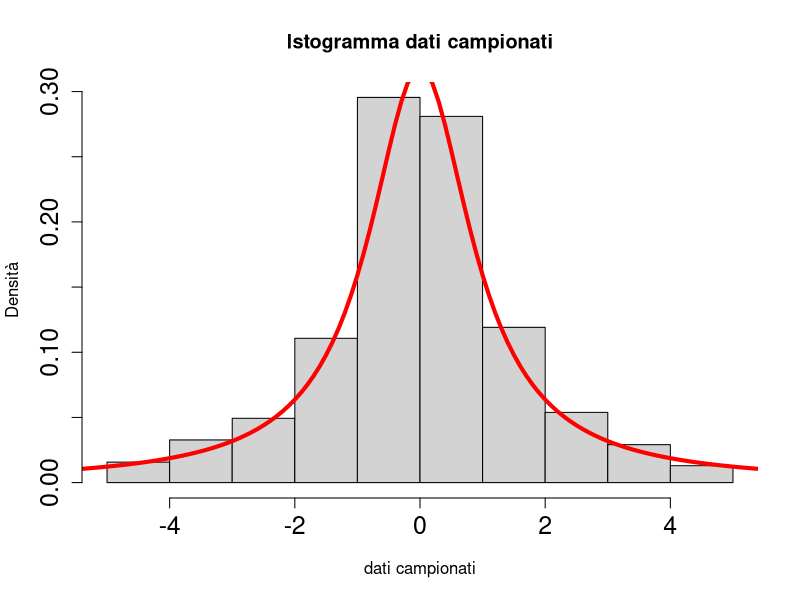

Write the R code that produced this figure. (Note: this script raises an error after producing the figure.)

N = 5000
u = runif(N)
x.samples = tan(pi*(u - 0.5))

x_ = seq(-1000,1000,by=0.1)
f = 1/pi*(1/(1+x_^2))

# Zoom intorno a 0
x_ = seq(-10,10,by=0.1)
f = 1/pi*(1/(1+x_^2))

pdf("F_inversa.pdf")
hist(x.samples[x.samples>-5 & x.samples<5], prob=T,
     main="Istogramma dati campionati",
     xlab= "dati campionati", ylab="Densità",yaxt="n", xaxt="n",frame.plot = F)
lines(x_, f, lwd=4, col='red')
axis(2, cex.axis=1.5)
axis(1, cex.axis=1.5)
dev.off()


pdf("unit_circle.pdf")
plot(xx, yy, type="l", lwd=3, xlab="", ylab="", main="",
     xlim=c(-1,1),ylim=c(-1,1),asp = 1, xaxt="n", yaxt="n", frame.plot = F)
points(xx,-yy, type="l", lwd=3)
points(xx,-yy, type="l", lwd=3)
points(xx, rep(-1,times=length(xx)), col="red", type="l", lwd=4)
points(xx, rep(1,times=length(xx)), col="red", type="l", lwd=4)
points(rep(-1,times=length(xx)), xx, col="red", type="l", lwd=4)
points(rep(1,times=length(xx)), xx, col="red", type="l", lwd=4)


plot(xx, yy, type="l", lwd=3, xlab="", ylab="", main="",
     xlim=c(-1,1),ylim=c(-1,1),asp = 1, xaxt="n", yaxt="n", frame.plot = F)
points(xx,-yy, type="l", lwd=3)
points(xx,-yy, type="l", lwd=3)
points(xx, rep(-1,times=length(xx)), col="red", type="l", lwd=4)
points(xx, rep(1,times=length(xx)), col="red", type="l", lwd=4)
points(rep(-1,times=length(xx)), xx, col="red", type="l", lwd=4)
points(rep(1,times=length(xx)), xx, col="red", type="l", lwd=4)

M = 50  # iterazioni MC

for(i in 1:M){
  cat(paste("##### \t Lancio ",i,"\t #####\n",sep=""))
  for(j in 1:1){
    
    counts[j] = throw_dart(player = players[j], count=counts[j], color=colors[j])
  }
  cat(paste("\t",scores(players,counts),"\n",sep=""))
  cat("\n")
}


dev.off()


f<-function(x){
  return(1/sqrt(2*pi)*1/(x*(1-x))*exp(-(log(x/(1-x))-0.5)^2/2))
}

x_ = seq(0,1,by=0.01)
dens_ = f(x_)

#x_corse = runif(N)
x_corse = seq(0.1,1,0.075)
N = length(x_corse)
a = x_corse - 1/(2*N)
b = x_corse + 1/(2*N)
rettangoli = matrix(0,nrow=N, ncol=5) 
for(i in 1:N) rettangoli[i,] = seq(from=a[i], to=b[i], length.out=5)

pdf("funzione.pdf")
plot(x_, dens_, xlab='', ylab='',main="g(x)", type='l', lwd=3, 
     frame.plot =F,yaxt="n", xaxt="n",cex.main=2)
axis(2, cex.axis=1.5)
axis(1, at=c(0,1), labels=c("a","b"),cex.axis=1.5)

plot(x_, dens_, xlab='', ylab='',main="g(x)", type='l', lwd=3, 
     frame.plot =F,yaxt="n", xaxt="n",cex.main=2)
points(x_corse, f(x_corse), pch=16, col="red", cex=1.5)
axis(2, cex.axis=1.5)
axis(1, at=c(0,1), labels=c("a","b"),cex.axis=1.5)

for(i in 1:N){
lines(rettangoli[i,], rep(f(x_corse[i]),times=5), lwd=2, col="red")
lines(rep(a[i], times=5), seq(from=0, to=f(x_corse[i]), length.out=5), lwd=2,col="red")
lines(rep(b[i], times=5), seq(from=0, to=f(x_corse[i]), length.out=5), lwd=2,col="red")
}
dev.off()

pdf("accettazione_rifiuto.pdf")
f<-function(x){
  return(2 + sin(10*x^2)*exp(x)*sqrt(x))
}

set.seed(0)
X = 0.25
U = 1.   
x_ = seq(0,1,by=0.01)
dens_ = f(x_) 
M = 4.4
plot(x_, dens_, xlab='', ylab="", lwd=4,
     main='Densità (non normalizzata)', type='l'
     ,frame.plot =F,
     yaxt="n", xaxt="n")
points(X,U, pch=16, col="red", cex=4)
axis(1, at=c(0,1, X), labels=c("a","b","x"),cex.axis=2)
axis(2, at=c(M,U), labels=c("M","u"),cex.axis=2,las=2)
abline(h=M, lty=2, col='blue',lwd=4)
dev.off()

mu = 0
sigma = 1
N = 10000
pdf("qqplot.pdf")
dati.sim = rnorm( N, mean = mu, sd = sigma )
x = seq(min(dati.sim)-.1, max(dati.sim)+.1, length = 100 )
dens = dnorm(x, mean = mu, sd = sigma )

hist(dati.sim, prob = T, main = 'Istogramma dati campionati da N(0,1)',
     xlab="x", ylab="Densità", ylim=c(0, max(dens)))
lines( x, dens, col = 'red', lwd = 4)


qqnorm( dati.sim )
qqline(dati.sim, lwd=4,col="red")
dev.off()


# campionamento da nota

n = 20
x_unif = runif(n) # n realizzazioni di una U(0,1)
x_ = seq(from=0, to=1, length.out=100)

pdf("Campionamento_Note.pdf")

plot(x_, dunif(x_), type="l", lwd=4, 
     xlab="x",ylab="", main="U(0,1)", ylim=c(0,1.2),cex.lab=2, cex.main=2,
     yaxt="n", xaxt="n",frame.plot = F)
points(x_unif, rep(0,n), pch=16, col="red",cex=2)
axis(1, cex.axis=2)
axis(2, cex.axis=2)

set.seed(0) # riproducibilità

n = 20
x_norm = rnorm(n) # n realizzazioni di una N(0,1)
x_ = seq(from=-5, to=5, length.out=100)

plot(x_, dnorm(x_), type="l", lwd=4, 
     xlab="x",ylab="", main="N(0,1)", ylim=c(0, max(dnorm(x_))),cex.lab=2, cex.main=2,
     yaxt="n", xaxt="n",frame.plot = F)
points(x_norm, rep(0,n), pch=16, col="red",cex=2)
axis(1, cex.axis=2)
axis(2, cex.axis=2)

set.seed(0) # riproducibilità

n = 20
lambda = 1
x_exp = rexp(n, lambda)     # n realizzazioni di una Exp(lambda)
x_ = seq(from=0, to=10, length.out=100)

plot(x_, dexp(x_,lambda), type="l", lwd=2, 
     xlab="x",ylab="", main="Exp(1)",cex.lab=2, 
     cex.main=2,yaxt="n", xaxt="n",frame.plot = F)
points(x_exp, rep(0,n), pch=16, col="red")
axis(1, cex.axis=2)
axis(2, cex.axis=2)
dev.off()

pdf("Pi_LGN.pdf")
plot(1:M, P_m, type="l", main=TeX("Stima $\\pi$ al variare di $n$"),
     xlab = "numero lanci", yaxt="n", xaxt="n", ylab="",
     cex.lab=2, cex.main=2, lwd=3, frame.plot = F)
abline(h=pi, col="red", lty=2, lwd=4)
axis(2, at=c(pi), labels = TeX("$\\pi$"), las=2, cex.axis=2)
axis(2, cex.axis=1.5,las=2)
axis(1, cex.axis=1.5)
dev.off()
